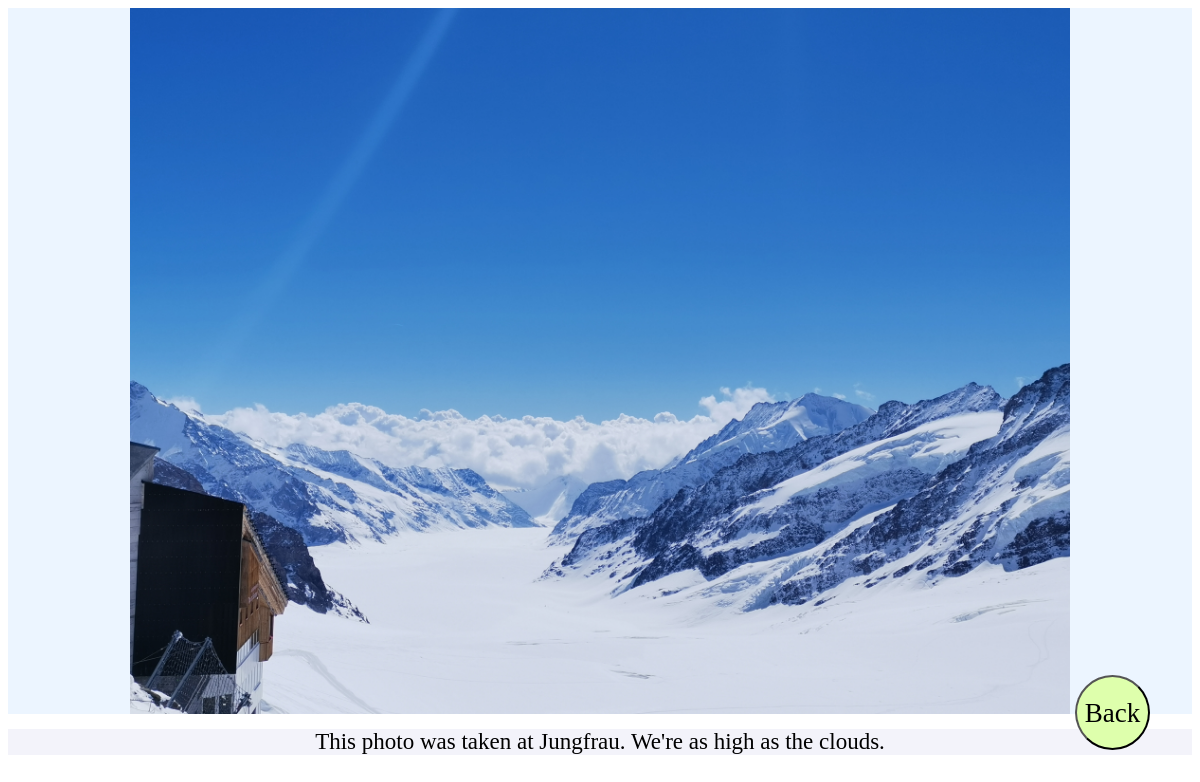
/daily/9/, run on an earlier commit of the app's database.
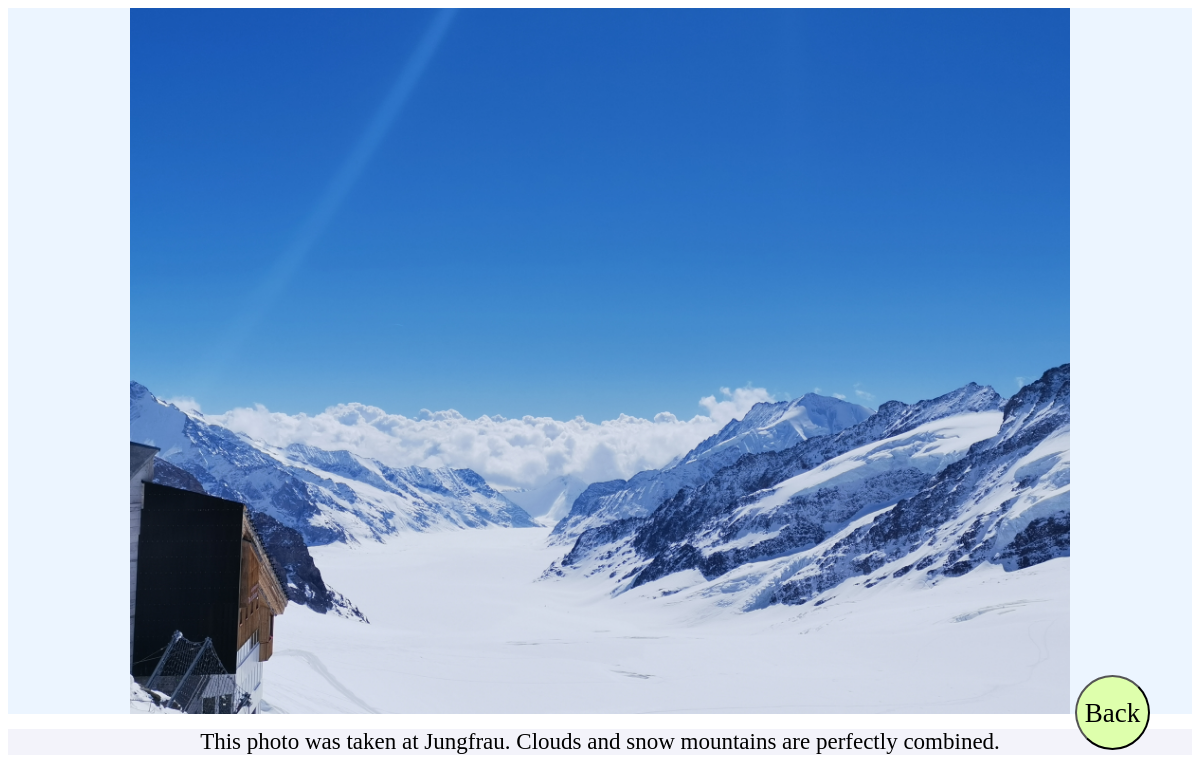
And on a later commit of the database.
### blog/models.py (models this page shows, shortened)
class Photos(models.Model):
    album_name = models.ForeignKey(Gallery, on_delete = models.CASCADE, blank=True)
    describe = models.CharField(max_length=500, blank=True)
    photo = models.ImageField(upload_to = 'images/')
    title = models.CharField(max_length=30)
    compressed_photo = models.ImageField(upload_to = 'compressed_images/')

### blog/views.py (the view)
# urls.py: path('daily/<int:pk>/',views.photo, name='photo'),
def photo(request, pk):
    photoPK = Photos.objects.get(pk=pk)
    return render(request, 'blog/photo.html', {'photoPK':photoPK})

### blog/templates/blog/photo.html (shortened to what this page needs)
{% load static %}
<html>
	<head>
		<link rel="stylesheet" href="{% static 'css/photo.css' %}">
	</head>
	<body>
		<div align="center" class="photoClass">
			<img src="{{photoPK.photo.url}}"/>
		</div>
		<div class="photoDescribe">{{photoPK.describe}}</div>
		<button type="button" class="backButton" onclick="back()">Back</button>
	</body>
</html>

What changed in the data, as far as the page shows it:
changed Photos: describe "This photo was taken at Jungfrau. We're as high as the clouds." → "This photo was taken at Jungfrau. Clouds and snow mountains are perfectly combined."
